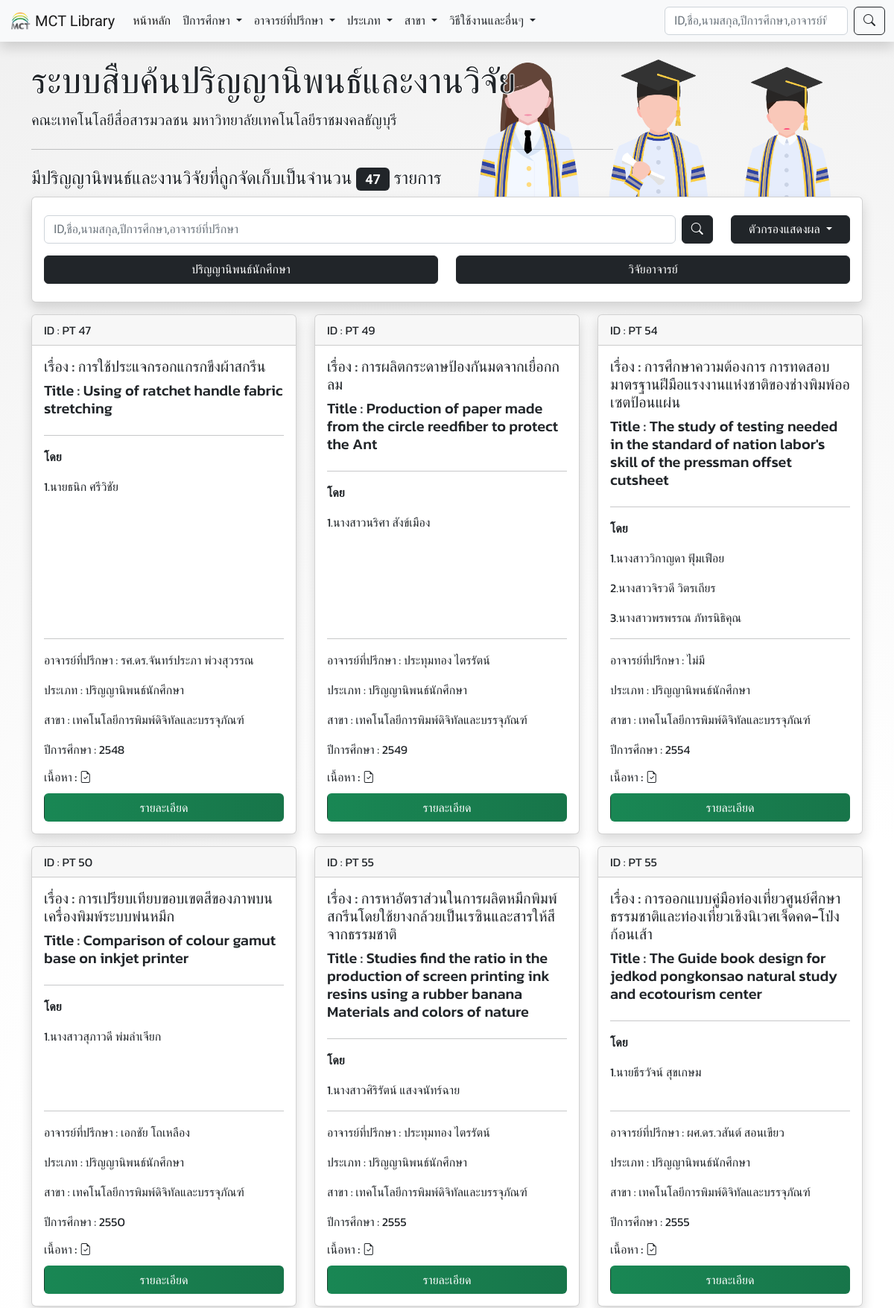
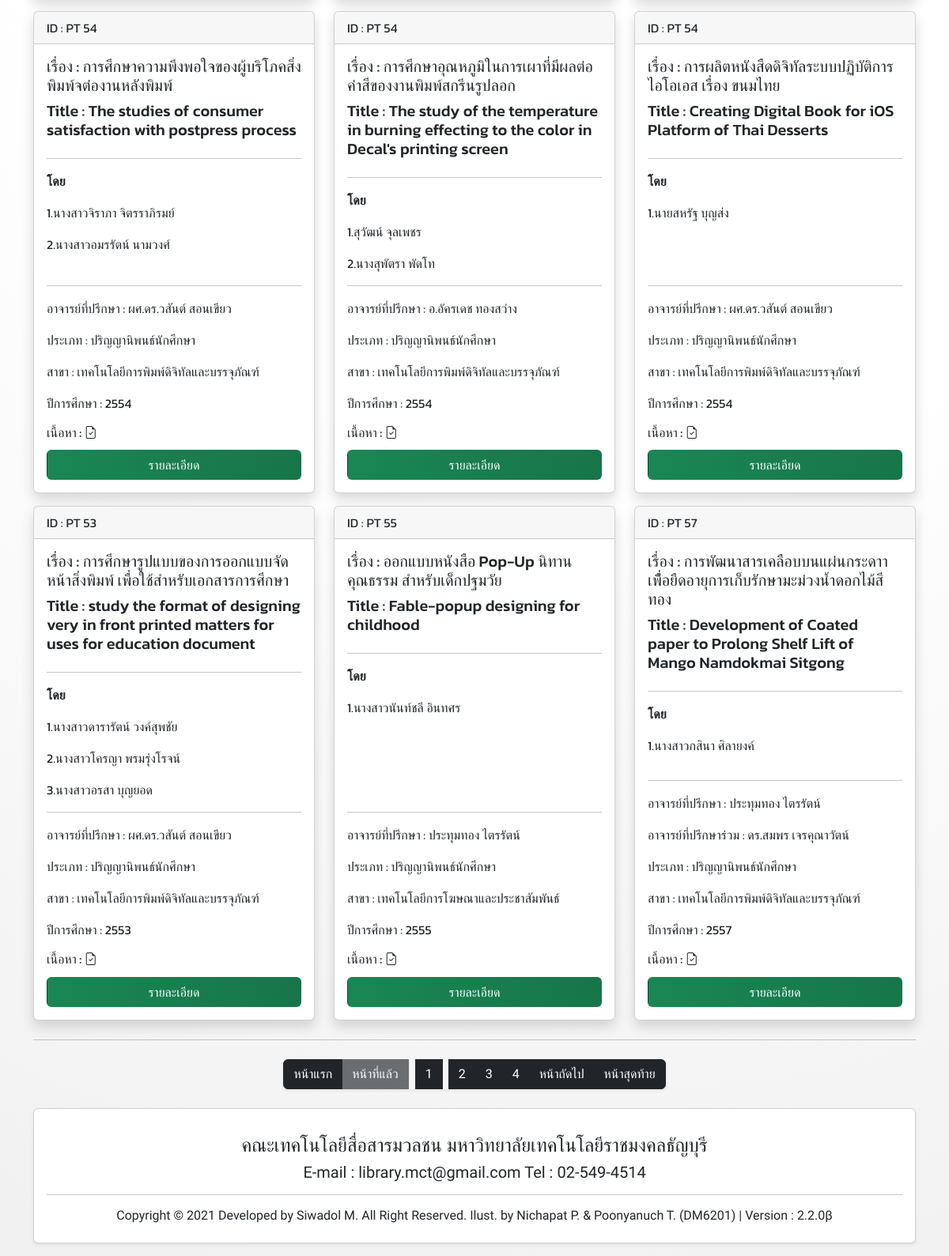
The page / on the database its author committed (2 pictures, top to bottom).
### tables this page shows
CREATE TABLE `mctarchive` (
  `system_id` int(10) NOT NULL COMMENT 'system ref ID of thesis',
  `id` varchar(10) NOT NULL,
  `std1` varchar(100) DEFAULT NULL,
  `std2` varchar(100) DEFAULT NULL,
  `std3` varchar(100) DEFAULT NULL,
  `std4` varchar(100) DEFAULT NULL,
  `std5` varchar(100) DEFAULT NULL,
  `std6` varchar(100) DEFAULT NULL,
  `thainame` varchar(300) DEFAULT NULL,
  `engname` varchar(300) DEFAULT NULL,
  `teacher` int(10) DEFAULT NULL,
  `co_teacher` int(10) DEFAULT NULL,
  `sec` varchar(4) DEFAULT NULL,
  `branch` int(10) DEFAULT NULL,
  `type_doc` varchar(100) NOT NULL,
  `website` int(1) DEFAULT 0,
  `video` varchar(200) DEFAULT NULL,
  `pdf` varchar(200) DEFAULT NULL,
  `fileZip` varchar(100) DEFAULT NULL,
  `audio` varchar(200) DEFAULT NULL,
  `yt_link` varchar(100) DEFAULT NULL,
  `site_url` varchar(100) DEFAULT NULL,
  `add_by` int(10) DEFAULT NULL,
  `add_date` timestamp NOT NULL DEFAULT current_timestamp()
);

CREATE TABLE `teacher` (
  `teacher_id` int(10) NOT NULL,
  `teacherName` varchar(100) NOT NULL,
  `date` date NOT NULL DEFAULT current_timestamp(),
  `branch` int(10) DEFAULT NULL
);

CREATE TABLE `branch` (
  `branch_id` int(10) NOT NULL,
  `branchName` varchar(100) NOT NULL
);

### conn.php (called while the page is built, shortened)
<?php
$c_version = "2.2.0β";
 ?>

### topiccard.php (the view, shortened to what this page needs)
<?php
while($all = mysqli_fetch_array($result_all)) {
  echo '<div class="col-sm-12 col-md-6 col-lg-4 mt-3">';
  echo '<div class="card w-100 h-100 card-font-1 shadow" data-aos="fade-up" data-aos-duration="690">';
  echo '<div class="card-header">';
  echo 'ID : '.$all["id"];
  echo '</div>';
  echo '<div class="card-body d-flex flex-column">';
  echo '<h5 class="card-title">'.'เรื่อง : '.$all["thainame"].'</h5>';
  if (empty($all["engname"] == false)) {
    echo '<h5 class="text-dark">'.'Title : '.$all["engname"].'</h5>';
  } else {echo '<h5 class="card-title">'.'Title : - '.'</h5>';}
  echo '<hr><p class="fw-bold">โดย</p>';
  echo '<p>'.'1.'.$all["std1"].'</p>';
  if (empty($all["std2"] == false)) {
    echo '<p>'.'2.'.$all["std2"].'</p>';
  }
  if (empty($all["std3"] == false)) {
    echo '<p>'.'3.'.$all["std3"].'</p>';
  }
  echo '<hr class="mt-auto">';
  if ($all["type_doc"] == "1") {
    echo '<p class="card-text">อาจารย์ที่ปรึกษา : '.$all["mainTn"].'</p>';
    if(!empty($all["co_teacher"])){
    echo '<p class="card-text">อาจารย์ที่ปรึกษาร่วม : '.$all["coTn"].'</p>';
    }
    echo '<p class="card-text">ประเภท : ปริญญานิพนธ์นักศึกษา</p>';
  }else {
    echo '<p class="card-text">ประเภท : วิจัยอาจารย์</p>';
  }
  echo '<p class="card-text">สาขา : '.$all["branchName"].'</p>';
  echo '<p class="card-text">ปีการศึกษา : '.$all["sec"].'</p>';
  echo '<h6 class="card-text">เนื้อหา : ';
  if (empty($all["pdf"] == false)) {
    echo '<i class="bi bi-file-earmark-check" data-bs-toggle="tooltip" data-bs-placement="top" title="PDF"></i>';
  };
  echo '</h6>';
  echo '<a href="view.php?id='.$all["system_id"].'" class="btn btn_clickToView text-white mt-1">รายละเอียด</a>';
  echo '</div>';
  echo '</div>';
  echo '</div>';
};
 ?>

### index.php (shortened to what this page needs)
<!DOCTYPE html>
<html lang="en" dir="ltr">
  <head>
    <link rel="stylesheet" href="bootstrap5\css\bootstrap.min.css">
    <link rel="stylesheet" href="custom\sicustom.css">
    <link rel="stylesheet" href="custom\loginPage.css">
    <link rel="stylesheet" href="custom\aos.css">
    <link rel="stylesheet" href="https://cdn.jsdelivr.net/npm/bootstrap-icons@1.4.1/font/bootstrap-icons.css">
  </head>
  <body>
 <?php
 include'navbar.php';
 $result = $conn->query("SELECT id FROM mctarchive ORDER BY id");
 $row_cnt = $result->num_rows;
  ?>
   <div class="container">
     <div class="row">
      <div class="col-12">
        <div class="jumbotron jumbotron_site mainjum mainvector mt-4">
  <h2 class="display-5">ระบบสืบค้นปริญญานิพนธ์และงานวิจัย</h2>
  <p class="lead">คณะเทคโนโลยีสื่อสารมวลชน มหาวิทยาลัยเทคโนโลยีราชมงคลธัญบุรี</p>
  <hr class="my-4" style="max-width:70%" >
  <h4 class="">มีปริญญานิพนธ์และงานวิจัยที่ถูกจัดเก็บเป็นจำนวน <span class="badge bg-dark text-while no-text-outline"> <?php echo "$row_cnt"; ?></span> รายการ</h4>
</div>
      </div>
     </div>
     <?php include 'searchbox.php'; ?>
    <div class="row" id="kokodayo" name="kokodayo">
      <?php
      if (isset($_GET["page"]) AND !empty($_GET["page"])) {
        $page_default = intval($_GET["page"]);
      }else {
        $page_default = 1;
      }
      $no_of_records_per_page = 12;
      $offset = ($page_default-1) * $no_of_records_per_page;
      $total_pages = ceil($row_cnt / $no_of_records_per_page);
      $sql_all = "SELECT * , mT.teacherName AS mainTn , cT.teacherName AS coTn FROM mctarchive
      LEFT JOIN teacher AS mT ON mctarchive.teacher = mT.teacher_id
      LEFT JOIN teacher AS cT ON mctarchive.co_teacher = cT.teacher_id
      LEFT JOIN branch ON mctarchive.branch = branch.branch_id
        ORDER BY add_date DESC LIMIT $offset, $no_of_records_per_page ";
      $result_all = mysqli_query($conn, $sql_all);
      include'topiccard.php';
            ?>
    <div class="col-12">
      <div class="mt-3 w-100">
      <hr class="mt-4">
      <div class="btn-toolbar w-100" style="justify-content: center; display: flex;" role="toolbar" aria-label="Toolbar with button groups">
        <div class="btn-group my-2 shadow-sm" role="group" aria-label="First group">
         <a class="btn btn-dark" href="?page=1#kokodayo">หน้าแรก</a>
         <a class="btn btn-dark <?php if($page_default <= 1){ echo 'disabled'; } ?>"
             href="<?php if($page_default <= 1){ echo ''; } else { echo "?page=".($page_default - 1); } ?>#kokodayo">หน้าที่แล้ว</a>
         <button class="btn btn-dark mx-2"><?php  echo "$page_default";?></button>
         <?php if ($page_default + 1 <= $total_pages) {
           $numtoback = $page_default + 1;
           echo '<a class="btn btn-dark" href="?page='.$numtoback.'#kokodayo">';
           echo $page_default + 1;
           echo "</a>";}
           if ($page_default + 2 <= $total_pages) {
             $numtoback = $page_default + 2;
             echo '<a class="btn btn-dark" href="?page='.$numtoback.'#kokodayo">';
             echo $page_default + 2;
             echo "</a>";}
             if ($page_default + 3 <= $total_pages) {
               $numtoback = $page_default + 3;
               echo '<a class="btn btn-dark" href="?page='.$numtoback.'#kokodayo">';
               echo $page_default + 3;
               echo "</a>";}
          ?>
         <a class="btn btn-dark <?php if($page_default >= $total_pages){ echo 'disabled'; } ?>"
              href="<?php if($page_default >= $total_pages){ echo '#'; } else { echo "?page=".($page_default + 1); } ?>#kokodayo">หน้าถัดไป
         </a>
         <a class="btn btn-dark <?php if ($page_default == $total_pages) {echo "disabled";} ?>" href="?page=<?php echo $total_pages; ?>#kokodayo">หน้าสุดท้าย</a>
    </div>
      </div>
    </div>
    </div>
    <?php include 'footer.php'; ?>
   </div>
  </body>
</html>

### navbar.php (shortened to what this page needs)
<nav class="navbar navbar-expand-lg navbar-light bg-light shadow">
<div class="container-fluid">
 <a class="navbar-brand" href="index.php"><img src="favicon.png" class="d-inline-block align-top" width="30" height="30" alt=""> MCT Library</a>
 <div class="collapse navbar-collapse" id="navbarSupportedContent">
   <ul class="navbar-nav me-auto mb-2 mb-lg-0">
     <li class="nav-item">
       <a class="nav-link active" aria-current="page" href="index.php">หน้าหลัก</a>
     </li>
     <li class="nav-item dropdown">
       <a class="nav-link dropdown-toggle text-dark" href="#" id="navbarDropdown1" role="button" data-bs-toggle="dropdown" aria-expanded="false">
        ปีการศึกษา
       </a>
         <?php
         include 'conn.php';
                ?>
     </li>
     <li class="nav-item dropdown">
       <a class="nav-link dropdown-toggle text-dark" href="#" id="navbarDropdown2" role="button" data-bs-toggle="dropdown" aria-expanded="false">
        อาจารย์ที่ปรึกษา
       </a>
     </li>
     <li class="nav-item dropdown">
       <a class="nav-link dropdown-toggle text-dark" href="#" id="navbarDropdown2" role="button" data-bs-toggle="dropdown" aria-expanded="false">
        ประเภท
       </a>
     </li>
     <li class="nav-item dropdown">
       <a class="nav-link dropdown-toggle text-dark" href="#" id="navbarDropdown2" role="button" data-bs-toggle="dropdown" aria-expanded="false">
        สาขา
       </a>
     </li>
     <li class="nav-item dropdown">
       <a class="nav-link dropdown-toggle text-dark" href="#" id="navbarDropdown2" role="button" data-bs-toggle="dropdown" aria-expanded="false">
        วิธีใช้งานและอื่นๆ
       </a>
     </li>
   </ul>
   <form class="d-flex" method="post" action="search.php">
     <input class="form-control me-2" type="search" name="search" placeholder="ID,ชื่อ,นามสกุล,ปีการศึกษา,อาจารย์ที่ปรึกษา" aria-label="Search">
     <button class="btn btn-outline-dark" type="submit"><i class="bi bi-search"></i></button>
   </form>
 </div>
</div>
</nav>

### searchbox.php (shortened to what this page needs)
<div class="row">
  <div class="col-12 w-100">
    <div class="card full-page shadow">
<div class="card-body">
<div class="row d-flex">
 <div class="col-lg-10 col-md-8 col-sm-12 my-2">
<form class="d-flex" method="post" action="search.php">
 <input class="form-control me-2" type="search" name="search" placeholder="ID,ชื่อ,นามสกุล,ปีการศึกษา,อาจารย์ที่ปรึกษา" aria-label="Search">
 <button class="btn btn-dark" type="submit"><i class="bi bi-search"></i></button>
</form>
 </div>
<div class="col-lg-2 col-md-4 col-sm-12 my-2">
<div class="dropdown">
<button class="btn btn-dark dropdown-toggle w-100" type="button" id="dropdownMenuButton1" data-bs-toggle="dropdown" aria-expanded="false">
ตัวกรองแสดงผล
</button>
</div>
</div>
<div class="col-lg-6 col-md-6 col-sm-6 my-2">
<a href="filter.php?type_doc=1" class="btn btn-dark  w-100">ปริญญานิพนธ์นักศึกษา</a>
</div>
<div class="col-lg-6 col-md-6 col-sm-6 my-2">
<a href="filter.php?type_doc=2" class="btn btn-dark  w-100">วิจัยอาจารย์</a>
</div>
</div>
</div>
</div>
</div>
</div>

### footer.php
<footer>
  <div class="card mt-3 mb-3 shadow-sm">
    <div class="card-body text-center text-dark mt-2">
      <h4 class="mt-2"><a class="alink_end text-dark" href="http://www.mct.rmutt.ac.th/" target="_blank">คณะเทคโนโลยีสื่อสารมวลชน</a> <a class="alink_end text-dark" href="https://www.rmutt.ac.th/" target="_blank">มหาวิทยาลัยเทคโนโลยีราชมงคลธัญบุรี</a></h6>
      <h5><a class="alink_end text-dark" href="mailto: library.mct@gmail.com">E-mail : library.mct@gmail.com</a> Tel : 02-549-4514</a></h5>
      <hr>
      <h6>Copyright © 2021 Developed by Siwadol M. All Right Reserved. Ilust. by Nichapat P. & Poonyanuch T. (DM6201) | Version : <?php echo $c_version ?></h6>
    </div>
  </div>
</footer>

### custom/sicustom.css (style rules this page uses)
body { font-family: 'Prompt', sans-serif; }
.card-font-1 { font-family: 'Kanit', sans-serif; }
.mainjum { background:rgba(0,0,0,0); background-size: cover; }
.jumbotron_site { background-image: url(../img/GVector.png); background-size: contain !important; background-repeat : no-repeat; background-position : right; height: 100%; text-shadow: rgb(255, 255, 255) 1px 0px 0px, rgb(255, 255, 255) 0.540302px 0.841471px 0px, rgb(255, 255, 255) -0.416147px 0.909297px 0px, rgb(255, 255, 255) -0.989992px 0.14112px 0px, rgb(255, 255, 255) -0.653644px -0.756802px 0px, rgb(255, 255, 255) 0.283662px -0.958924px 0px, rgb(255, 255, 255) 0.96017px -0.279415px 0px; }
.no-text-outline { text-shadow:none !important; }
.full-page { width: 100%; }
html { scroll-behavior: smooth; }
body { background: rgb(255,255,255); background: radial-gradient(circle, rgba(255,255,255,1) 38%, rgba(240,240,240,1) 100%); background-size: 125%; background-attachment: fixed; animation: gradient 5s ease infinite; }
.alink_end { text-decoration: none; }

### custom/loginPage.css (style rules this page uses)
.btn_clickToView { background: rgb(2,0,36); background: linear-gradient(90deg, rgba(2,0,36,1) 0%, rgba(25,135,84,1) 0%, rgba(19,64,43,1) 100%); background-size: 400% 400%; -webkit-animation: xmas_btn_ani 6s ease infinite; -o-animation: xmas_btn_ani 6s ease infinite; animation: xmas_btn_ani 6s ease infinite; transition: 2s; }

### rows shown on the page
mctarchive: id "PT 47", thainame "การใช้ประแจกรอกแกรกขึงผ้าสกรีน", engname "Using of ratchet handle fabric stretching", std1 "นายธนิก ศรีวิชัย", teacher.teacherName "รศ.ดร.จันทร์ประภา พ่วงสุวรรณ", branch.branchName "เทคโนโลยีการพิมพ์ดิจิทัลและบรรจุภัณฑ์", sec "2548"
mctarchive: id "PT 49", thainame "การผลิตกระดาษป้องกันมดจากเยื่อกกลม", engname "Production of paper made from the circle reedfiber to protect the Ant", std1 "นางสาวนริศา สังข์เมือง", teacher.teacherName "ประทุมทอง ไตรรัตน์", branch.branchName "เทคโนโลยีการพิมพ์ดิจิทัลและบรรจุภัณฑ์", sec "2549"
mctarchive: id "PT 54", thainame "การศึกษาความต้องการ การทดสอบมาตรฐานฝีมือแรงงานแห่งชาติของช่างพิมพ์ออเซตป้อนแผ่น", engname "The study of testing needed in the standard of nation labor's skill of the pressman offset cutsheet", std1 "นางสาววิกาญดา ฟุ้มเฟือย", std2 "นางสาวจิรวดี วิตรเถียร", std3 "นางสาวพรพรรณ ภัทรนิธิคุณ", co_teacher.teacherName "ไม่มี", branch.branchName "เทคโนโลยีการพิมพ์ดิจิทัลและบรรจุภัณฑ์", sec "2554"
mctarchive: id "PT 50", thainame "การเปรียบเทียบขอบเขตสีของภาพบนเครื่องพิมพ์ระบบพ่นหมึก", engname "Comparison of colour gamut base on inkjet printer", std1 "นางสาวสุภาวดี พ่มลำเจียก", teacher.teacherName "เอกชัย โถเหลือง", branch.branchName "เทคโนโลยีการพิมพ์ดิจิทัลและบรรจุภัณฑ์", sec "2550"
mctarchive: id "PT 55", thainame "การหาอัตราส่วนในการผลิตหมึกพิมพ์สกรีนโดยใช้ยางกล้วยเป็นเรซินและสารให้สีจากธรรมชาติ", engname "Studies find the ratio in the production of screen printing ink resins using a rubber banana Materials and colors of nature", std1 "นางสาวศิริรัตน์ แสงจนัทร์ฉาย", teacher.teacherName "ประทุมทอง ไตรรัตน์", branch.branchName "เทคโนโลยีการพิมพ์ดิจิทัลและบรรจุภัณฑ์", sec "2555"
mctarchive: id "PT 55", thainame "การออกแบบคู่มือท่องเที่ยวศูนย์ศึกษาธรรมชาติและท่องเที่ยวเชิงนิเวศเจ็ดคด-โป่งก้อนเส้า", engname "The Guide book design for jedkod pongkonsao natural study and ecotourism center", std1 "นายธีรวัจน์ สุขเกษม", teacher.teacherName "ผศ.ดร.วสันต์ สอนเขียว", branch.branchName "เทคโนโลยีการพิมพ์ดิจิทัลและบรรจุภัณฑ์", sec "2555"
mctarchive: id "PT 54", thainame "การศึกษาความพึงพอใจของผู้บริโภคสิ่งพิมพ์จต่องานหลังพิมพ์", engname "The studies of consumer satisfaction with postpress process", std1 "นางสาวจิราภา จิตรราภิรมย์", std2 "นางสาวอมรรัตน์ นามวงศ์", teacher.teacherName "ผศ.ดร.วสันต์ สอนเขียว", branch.branchName "เทคโนโลยีการพิมพ์ดิจิทัลและบรรจุภัณฑ์", sec "2554"
mctarchive: id "PT 54", thainame "การศึกษาอุณหภูมิในการเผาที่มีผลต่อค่าสีของงานพิมพ์สกรีนรูปลอก", engname "The study of the temperature in burning effecting to the color in Decal's printing screen", std1 "สุวัฒน์ จุลเพชร", std2 "นางสุพัตรา พัดโท", teacher.teacherName "อ.อัครเดช ทองสว่าง", branch.branchName "เทคโนโลยีการพิมพ์ดิจิทัลและบรรจุภัณฑ์", sec "2554"
mctarchive: id "PT 54", thainame "การผลิตหนังสืดดิจิทัลระบบปฏิบัติการไอโอเอส เรื่อง ขนมไทย", engname "Creating Digital Book for iOS Platform of Thai Desserts", std1 "นายสหรัฐ บุญส่ง", teacher.teacherName "ผศ.ดร.วสันต์ สอนเขียว", branch.branchName "เทคโนโลยีการพิมพ์ดิจิทัลและบรรจุภัณฑ์", sec "2554"
mctarchive: id "PT 53", thainame "การศึกษารูปแบบของการออกแบบจัดหน้าสิ่งพิมพ์ เพื่อใช้สำหรับเอกสารการศึกษา", engname "study the format of designing very in front printed matters for uses for education document", std1 "นางสาวดารารัตน์ วงค์สุพชัย", std2 "นางสาวโครญา พรมรุ่งโรจน์", std3 "นางสาวอรสา บุญยอด", teacher.teacherName "ผศ.ดร.วสันต์ สอนเขียว", branch.branchName "เทคโนโลยีการพิมพ์ดิจิทัลและบรรจุภัณฑ์", sec "2553"
mctarchive: id "PT 55", thainame "ออกแบบหนังสือ Pop-Up นิทานคุณธรรม สำหรับเด็กปฐมวัย", engname "Fable-popup designing for childhood", std1 "นางสาวนันท์ชลี อินทศร", teacher.teacherName "ประทุมทอง ไตรรัตน์", branch.branchName "เทคโนโลยีการโฆษณาและประชาสัมพันธ์", sec "2555"
mctarchive: id "PT 57", thainame "การพัฒนาสารเคลือบบนแผ่นกระดาาเพื่้อยืดอายุการเก็บรักษามะม่วงน้ำดอกไม้สีทอง", engname "Development of Coated paper to Prolong Shelf Lift of Mango Namdokmai Sitgong", std1 "นางสาวกสินา ศิลายงค์", teacher.teacherName "ประทุมทอง ไตรรัตน์", co_teacher.teacherName "ดร.สมพร เจรคุณาวัตน์", branch.branchName "เทคโนโลยีการพิมพ์ดิจิทัลและบรรจุภัณฑ์", sec "2557"

### other values the page prints
$row_cnt "47"
$page_default "1"
$page_default + 1 "2"
$page_default + 2 "3"
$page_default + 3 "4"
$c_version "2.2.0β"
